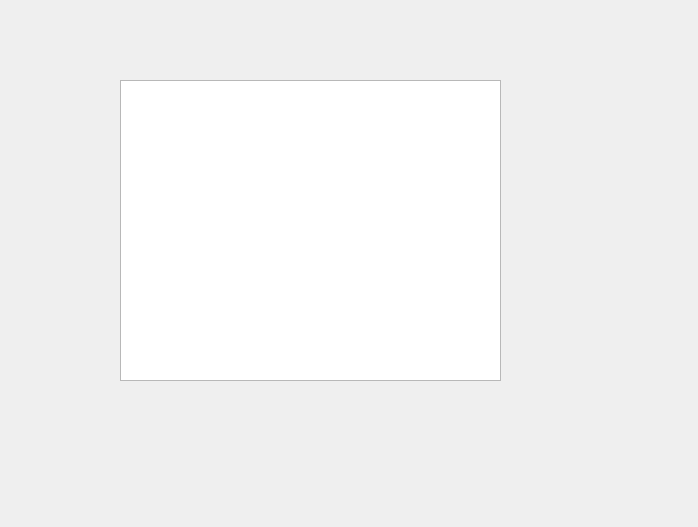
<?xml version="1.0" encoding="UTF-8"?>
<ui version="4.0">
 <class>Form</class>
 <widget class="QWidget" name="Form">
  <property name="geometry">
   <rect>
    <x>0</x>
    <y>0</y>
    <width>698</width>
    <height>527</height>
   </rect>
  </property>
  <property name="windowTitle">
   <string>Form</string>
  </property>
  <widget class="QGraphicsView" name="graphicsView">
   <property name="geometry">
    <rect>
     <x>120</x>
     <y>80</y>
     <width>381</width>
     <height>301</height>
    </rect>
   </property>
  </widget>
 </widget>
 <resources/>
 <connections/>
</ui>
